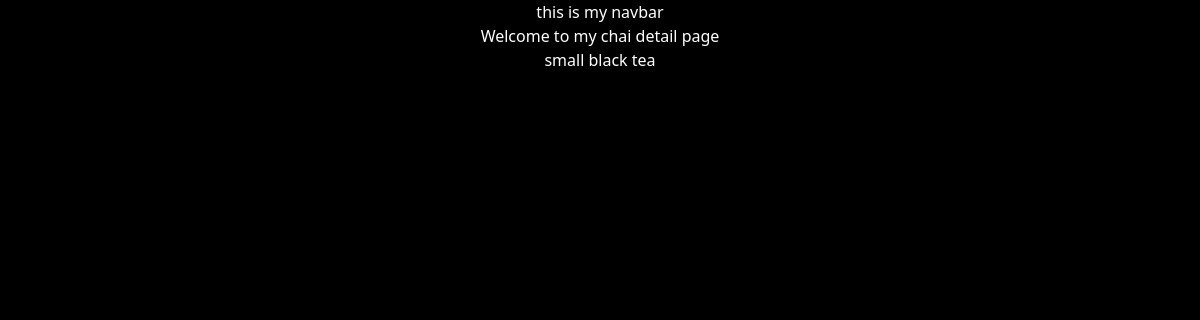
The app's page /chai/1/, older data.
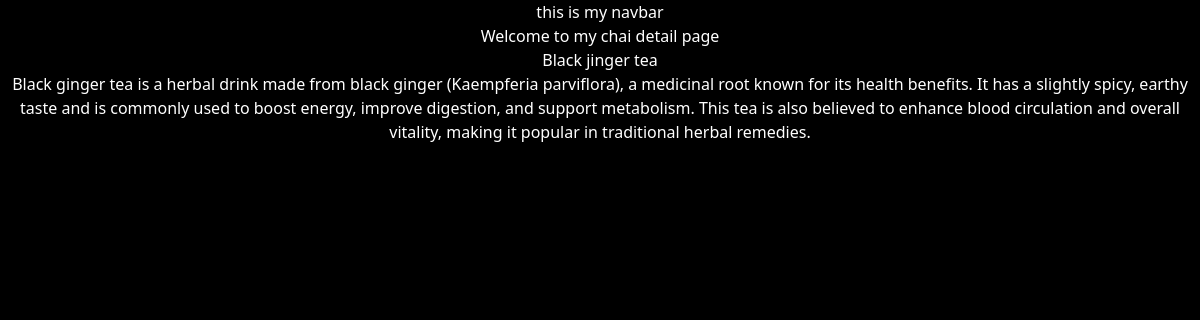
The same page, newer data.
### chai/models.py (models this page shows, shortened)
class chaiVarity(models.Model):
    CHAI_TYPE_CHOICE = [
        ('ML', 'Masala Chai'),
        ('GR', 'Green Tea'),
        ('BL', 'Black Tea'),
        ('HE', 'Herbal Tea'),
    ]
    name = models.CharField(max_length=100)
    image = models.ImageField(upload_to='chai/')
    date_added = models.DateTimeField(default=timezone.now)
    type = models.CharField(max_length=2, choices=CHAI_TYPE_CHOICE)
    description = models.TextField(default='')

### chai/views.py (the view)
def chai_detail(request, chai_id):
    chai = get_object_or_404(chaiVarity, pk=chai_id)
    return render(request, 'chai/chai_detail.html', {'chai': chai})

### chai/Templates/chai/chai_detail.html (shortened to what this page needs)
{% extends 'layout.html' %}
{% block content %}
<h1>Welcome to my chai detail page</h1>
<h3>{{ chai.name }}</h3>
<p>{{chai.description}}</p>
{% endblock %}

Row changes from the older to the newer data that the page shows:
changed chaiVarity: name "small black tea" → "Black jinger tea"; description (not shown) → "Black ginger tea is a herbal drink made from black ginger (Kaempferia parviflora), a medicinal root known for its health benefits. It has a slightly spicy, earthy taste and is commonly used to boost energy, improve digestion, and support metabolism. This tea is also believed to enhance blood circulation and overall vitality, making it popular in traditional herbal remedies."
